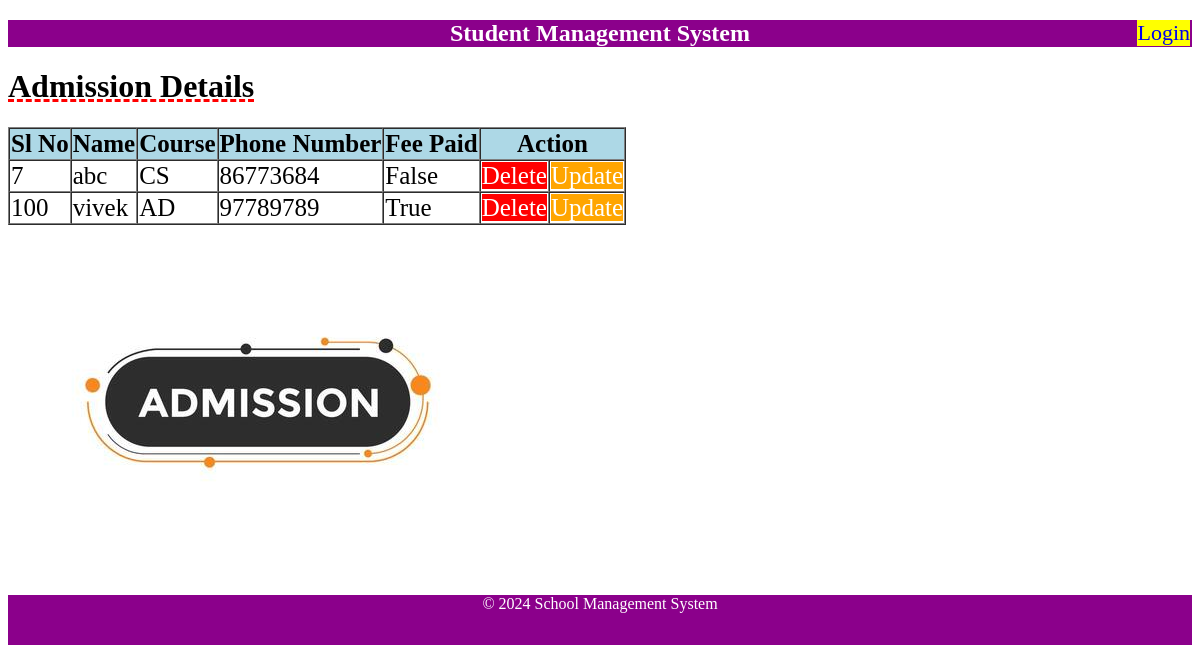
The app's page /admission/ with its own data.
### admission/models.py (models this page shows, shortened)
class Student(models.Model):
    slno=models.IntegerField(unique=True)
    name=models.CharField(max_length=100)
    course=models.CharField(max_length=100)
    phonenum=models.CharField(max_length=15)
    feepaid=models.BooleanField(default=False)

### admission/views.py (the view)
# urls.py: path('', include('admission.urls')),
def admission(request):
    records=Student.objects.all()#select * from student
    return render(request, 'admission_details.html',{'students':records})

### admission/templates/admission_details.html
{% extends 'base.html' %}
{% load static %}
{% block content %}
<h1>Admission Details</h1>
<table border="1" cellspacing="0">
<tr><th>Sl No</th><th>Name</th><th>Course</th><th>Phone Number</th><th>Fee Paid</th><th colspan="2">Action</th></tr>
{% for stud in students %}
<tr>
    <td>{{ stud.slno }}</td>
    <td>{{ stud.name }}</td>
    <td>{{ stud.course }}</td>
    <td>{{ stud.phonenum }}</td>
    <td>{{ stud.feepaid }}</td>
    <td><a href="{% url 'delete' id=stud.id %}" style="background-color: red;color:white;text-decoration: none;">Delete</a></td>
    <td><a href="{% url 'update' id=stud.id %}" style="background-color: orange;color:white;text-decoration: none;">Update</a></td>
</tr>
{% endfor %}
</table>
<img src="{% static 'images/admission.jpg' %}" alt="amission">
{% endblock %}

### static/style/mystyle.css (style rules this page uses)
table { font-size: 25px; }
th { background-color: lightblue; }

### templates/base.html (style rules this page uses)
h1 { text-decoration: underline red dashed; }

### records on screen
Student: slno "7", name "abc", course "CS", phonenum "86773684", feepaid "False"
Student: slno "100", name "vivek", course "AD", phonenum "97789789", feepaid "True"
